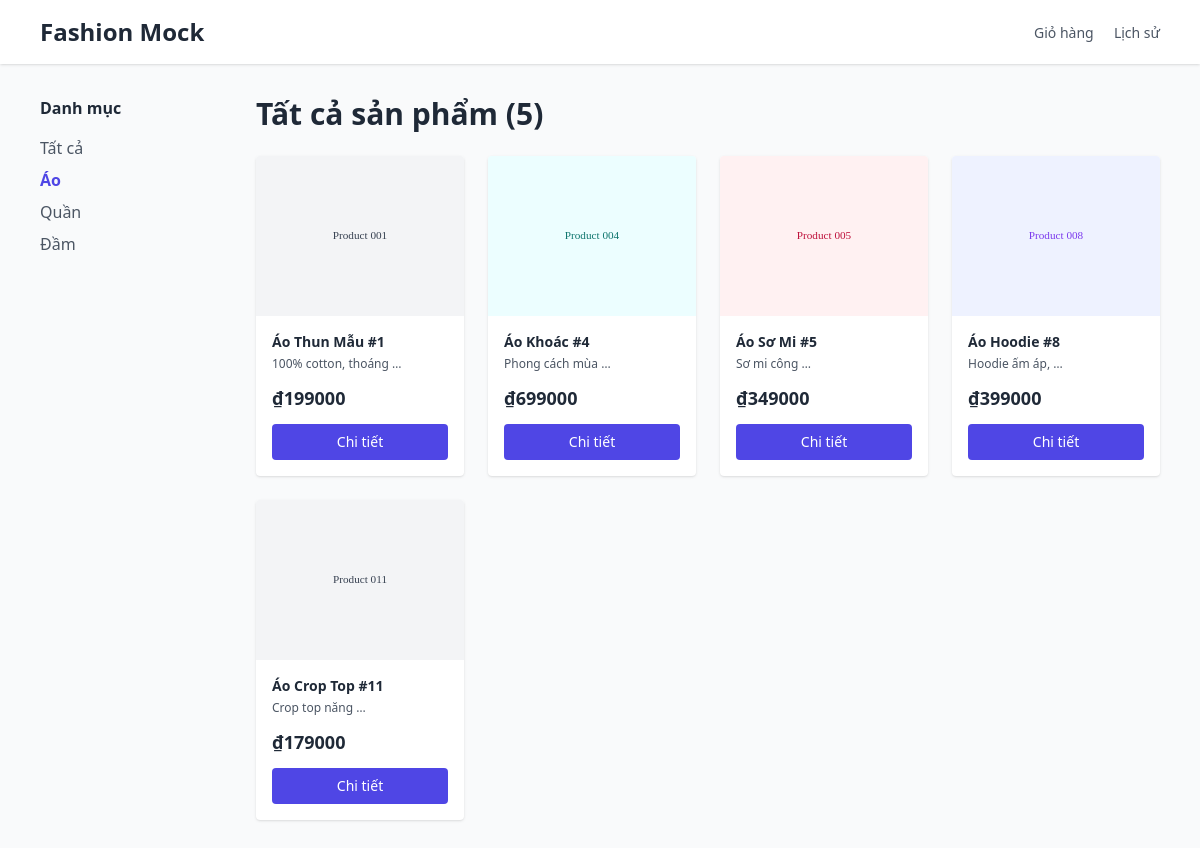
The app's page /products/?category=1 with its own data.
### products/models.py (models this page shows, shortened)
class Category(models.Model):
    name = models.CharField(max_length=100)
    description = models.TextField(blank=True)

class Product(models.Model):
    sku = models.CharField(max_length=50, blank=True)
    title = models.CharField(max_length=200)
    description = models.TextField(blank=True)
    price = models.IntegerField(default=0)
    image = models.CharField(max_length=500, blank=True)
    category = models.ForeignKey(Category, on_delete=models.SET_NULL, null=True, blank=True)
    created_at = models.DateTimeField(auto_now_add=True)

### shop/views.py (the view)
# urls.py: path('products/', views.products_page, name='shop-products'),
def products_page(request):
    category_id = request.GET.get('category')
    if category_id:
        products = Product.objects.filter(category_id=category_id)
    else:
        products = Product.objects.all()
    categories = Category.objects.all()
    context = {
        'products': products,
        'categories': categories,
        'selected_category': category_id,
    }
    return render(request, 'products.html', context)

### templates/products.html (shortened to what this page needs)
{% load static %}
<!doctype html>
<html lang="vi">
<head>
  <script src="https://cdn.tailwindcss.com"></script>
</head>
<body class="bg-gray-50 text-gray-800">
  <header class="bg-white shadow">
    <div class="max-w-6xl mx-auto px-4 py-4 flex justify-between items-center">
      <a href="{% url 'shop-index' %}" class="text-2xl font-bold">Fashion Mock</a>
      <nav class="space-x-4">
        <a href="{% url 'shop-cart' %}" class="text-sm text-gray-600 hover:text-gray-900">Giỏ hàng</a>
        <a href="{% url 'shop-order-history' %}" class="text-sm text-gray-600 hover:text-gray-900">Lịch sử</a>
      </nav>
    </div>
  </header>
  <main class="max-w-6xl mx-auto px-4 py-8">
    <div class="flex gap-6">
      <aside class="w-48">
        <h3 class="font-semibold mb-4">Danh mục</h3>
        <ul class="space-y-2">
          <li><a href="{% url 'shop-products' %}" class="{% if not selected_category %}font-bold text-indigo-600{% else %}text-gray-600 hover:text-gray-900{% endif %}">Tất cả</a></li>
          {% for category in categories %}
          <li><a href="?category={{ category.id }}" class="{% if selected_category|stringformat:"s" == category.id|stringformat:"s" %}font-bold text-indigo-600{% else %}text-gray-600 hover:text-gray-900{% endif %}">{{ category.name }}</a></li>
          {% endfor %}
        </ul>
      </aside>
      <div class="flex-1">
        <h1 class="text-3xl font-bold mb-6">Tất cả sản phẩm ({{ products|length }})</h1>
        <div class="grid grid-cols-2 sm:grid-cols-3 lg:grid-cols-4 gap-6">
          {% for product in products %}
          <article class="bg-white rounded shadow hover:shadow-lg transition overflow-hidden">
            <img src="{{ product.image }}" alt="{{ product.title }}" class="w-full h-40 object-cover" />
            <div class="p-4">
              <h3 class="font-semibold text-sm">{{ product.title }}</h3>
              <p class="text-xs text-gray-600 mt-1">{{ product.description|truncatewords:3 }}</p>
              <div class="mt-3 flex justify-between items-center">
                <span class="font-bold text-lg">₫{{ product.price|floatformat:0 }}</span>
              </div>
              <a href="{% url 'shop-product-detail' product.id %}" class="block mt-3 text-center bg-indigo-600 text-white text-sm py-2 rounded hover:bg-indigo-700">Chi tiết</a>
            </div>
          </article>
          {% empty %}
          <p class="col-span-full text-center text-gray-500">Không có sản phẩm nào</p>
          {% endfor %}
        </div>
      </div>
    </div>
  </main>
</body>
</html>

### records on screen
Category: name "Áo"
Category: name "Quần"
Category: name "Đầm"
Product: image (picture), title "Áo Thun Mẫu #1", description "100% cotton, thoáng …", price "199000"
Product: image (picture), title "Áo Khoác #4", description "Phong cách mùa …", price "699000"
Product: image (picture), title "Áo Sơ Mi #5", description "Sơ mi công …", price "349000"
Product: image (picture), title "Áo Hoodie #8", description "Hoodie ấm áp, …", price "399000"
Product: image (picture), title "Áo Crop Top #11", description "Crop top năng …", price "179000"

### other values on screen
{{ products|length }} "5"
